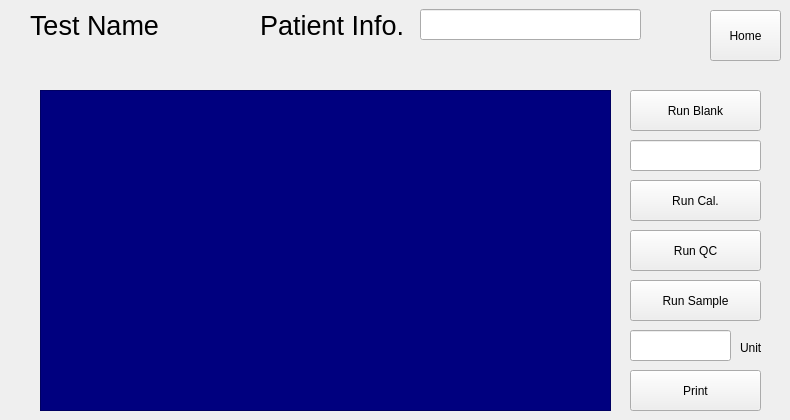
    <widget class="QWidget" name="page_3">
     <widget class="QLabel" name="label_9">
      <property name="geometry">
       <rect>
        <x>30</x>
        <y>10</y>
        <width>191</width>
        <height>30</height>
       </rect>
      </property>
      <property name="font">
       <font>
        <pointsize>20</pointsize>
       </font>
      </property>
      <property name="text">
       <string>Test Name</string>
      </property>
     </widget>
     <widget class="QLabel" name="label_10">
      <property name="geometry">
       <rect>
        <x>260</x>
        <y>10</y>
        <width>151</width>
        <height>30</height>
       </rect>
      </property>
      <property name="font">
       <font>
        <pointsize>20</pointsize>
       </font>
      </property>
      <property name="text">
       <string>Patient Info.</string>
      </property>
     </widget>
     <widget class="QLineEdit" name="lineEdit">
      <property name="geometry">
       <rect>
        <x>420</x>
        <y>9</y>
        <width>221</width>
        <height>31</height>
       </rect>
      </property>
     </widget>
     <widget class="QFrame" name="frame">
      <property name="geometry">
       <rect>
        <x>40</x>
        <y>90</y>
        <width>571</width>
        <height>321</height>
       </rect>
      </property>
      <property name="styleSheet">
       <string notr="true">background:rgb(0, 0, 127);</string>
      </property>
      <property name="frameShape">
       <enum>QFrame::StyledPanel</enum>
      </property>
      <property name="frameShadow">
       <enum>QFrame::Raised</enum>
      </property>
     </widget>
     <widget class="QPushButton" name="pushButton_201">
      <property name="geometry">
       <rect>
        <x>630</x>
        <y>90</y>
        <width>131</width>
        <height>41</height>
       </rect>
      </property>
      <property name="text">
       <string>Run Blank</string>
      </property>
     </widget>
     <widget class="QToolButton" name="toolButton_8">
      <property name="geometry">
       <rect>
        <x>710</x>
        <y>10</y>
        <width>71</width>
        <height>51</height>
       </rect>
      </property>
      <property name="text">
       <string>Home</string>
      </property>
     </widget>
     <widget class="QLineEdit" name="lineEdit_2">
      <property name="geometry">
       <rect>
        <x>630</x>
        <y>140</y>
        <width>131</width>
        <height>31</height>
       </rect>
      </property>
     </widget>
     <widget class="QPushButton" name="pushButton_202">
      <property name="geometry">
       <rect>
        <x>630</x>
        <y>180</y>
        <width>131</width>
        <height>41</height>
       </rect>
      </property>
      <property name="text">
       <string>Run Cal.</string>
      </property>
     </widget>
     <widget class="QPushButton" name="pushButton_203">
      <property name="geometry">
       <rect>
        <x>630</x>
        <y>230</y>
        <width>131</width>
        <height>41</height>
       </rect>
      </property>
      <property name="text">
       <string>Run QC</string>
      </property>
     </widget>
     <widget class="QPushButton" name="pushButton_204">
      <property name="geometry">
       <rect>
        <x>630</x>
        <y>280</y>
        <width>131</width>
        <height>41</height>
       </rect>
      </property>
      <property name="text">
       <string>Run Sample</string>
      </property>
     </widget>
     <widget class="QLineEdit" name="lineEdit_3">
      <property name="geometry">
       <rect>
        <x>630</x>
        <y>330</y>
        <width>101</width>
        <height>31</height>
       </rect>
      </property>
     </widget>
     <widget class="QPushButton" name="pushButton_205">
      <property name="geometry">
       <rect>
        <x>630</x>
        <y>370</y>
        <width>131</width>
        <height>41</height>
       </rect>
      </property>
      <property name="text">
       <string>Print</string>
      </property>
     </widget>
     <widget class="QLabel" name="label_11">
      <property name="geometry">
       <rect>
        <x>740</x>
        <y>340</y>
        <width>41</width>
        <height>16</height>
       </rect>
      </property>
      <property name="text">
       <string>Unit</string>
      </property>
     </widget>
    </widget>
